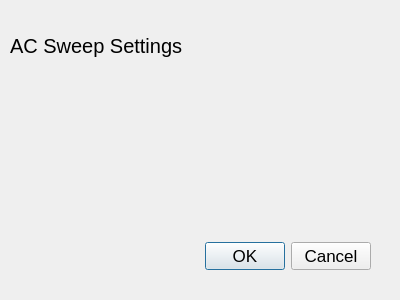
<?xml version="1.0" encoding="UTF-8"?>
<ui version="4.0">
 <class>AcSweepDialog</class>
 <widget class="QDialog" name="AcSweepDialog">
  <property name="geometry">
   <rect>
    <x>0</x>
    <y>0</y>
    <width>400</width>
    <height>300</height>
   </rect>
  </property>
  <property name="font">
   <font>
    <pointsize>13</pointsize>
   </font>
  </property>
  <property name="windowTitle">
   <string>Dialog</string>
  </property>
  <widget class="QDialogButtonBox" name="buttonBox">
   <property name="geometry">
    <rect>
     <x>30</x>
     <y>240</y>
     <width>341</width>
     <height>32</height>
    </rect>
   </property>
   <property name="orientation">
    <enum>Qt::Orientation::Horizontal</enum>
   </property>
   <property name="standardButtons">
    <set>QDialogButtonBox::StandardButton::Cancel|QDialogButtonBox::StandardButton::Ok</set>
   </property>
  </widget>
  <widget class="QLabel" name="label">
   <property name="geometry">
    <rect>
     <x>10</x>
     <y>10</y>
     <width>181</width>
     <height>71</height>
    </rect>
   </property>
   <property name="font">
    <font>
     <pointsize>15</pointsize>
    </font>
   </property>
   <property name="text">
    <string>AC Sweep Settings</string>
   </property>
  </widget>
 </widget>
 <resources/>
 <connections>
  <connection>
   <sender>buttonBox</sender>
   <signal>accepted()</signal>
   <receiver>AcSweepDialog</receiver>
   <slot>accept()</slot>
   <hints>
    <hint type="sourcelabel">
     <x>248</x>
     <y>254</y>
    </hint>
    <hint type="destinationlabel">
     <x>157</x>
     <y>274</y>
    </hint>
   </hints>
  </connection>
  <connection>
   <sender>buttonBox</sender>
   <signal>rejected()</signal>
   <receiver>AcSweepDialog</receiver>
   <slot>reject()</slot>
   <hints>
    <hint type="sourcelabel">
     <x>316</x>
     <y>260</y>
    </hint>
    <hint type="destinationlabel">
     <x>286</x>
     <y>274</y>
    </hint>
   </hints>
  </connection>
 </connections>
</ui>
